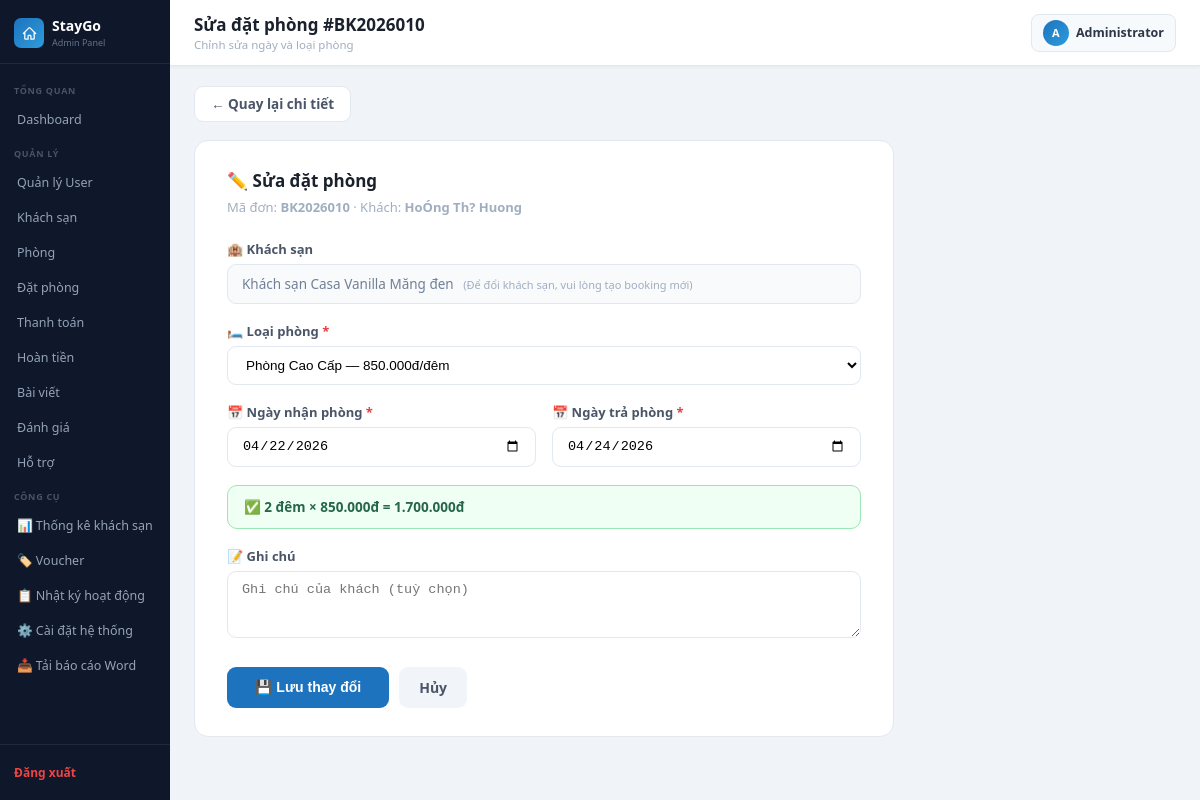
/admin_lvhuy_kontum/booking_edit.php?id=55 (signed in), run on the app's committed database.
### tables this page shows
CREATE TABLE `bookings` (
  `id` int(11) NOT NULL,
  `order_code` varchar(30) NOT NULL,
  `user_id` int(11) DEFAULT NULL,
  `room_id` int(11) DEFAULT NULL,
  `full_name` varchar(100) DEFAULT NULL,
  `email` varchar(100) DEFAULT NULL,
  `phone` varchar(20) DEFAULT NULL,
  `check_in` date DEFAULT NULL,
  `check_out` date DEFAULT NULL,
  `total_price` decimal(10,2) DEFAULT NULL,
  `payment_method` enum('bank','momo','vnpay','hotel','card') NOT NULL,
  `note` text DEFAULT NULL,
  `voucher_code` varchar(30) DEFAULT NULL,
  `discount_amount` decimal(10,2) NOT NULL DEFAULT 0.00,
  `status` varchar(20) NOT NULL DEFAULT 'pending',
  `created_at` timestamp NOT NULL DEFAULT current_timestamp(),
  `updated_at` timestamp NULL DEFAULT NULL ON UPDATE current_timestamp(),
  `refund_requested` tinyint(1) DEFAULT 0,
  `refund_requested_at` datetime DEFAULT NULL,
  `refund_amount` decimal(15,2) DEFAULT 0.00
);

CREATE TABLE `hotels` (
  `id` int(11) NOT NULL,
  `name` varchar(150) DEFAULT NULL,
  `address` varchar(255) DEFAULT NULL,
  `description` text DEFAULT NULL,
  `image` varchar(255) DEFAULT NULL,
  `created_at` timestamp NOT NULL DEFAULT current_timestamp(),
  `updated_at` timestamp NULL DEFAULT NULL ON UPDATE current_timestamp(),
  `location_id` int(11) DEFAULT NULL,
  `rating` decimal(2,1) DEFAULT 0.0,
  `review_text` varchar(50) DEFAULT NULL,
  `review_count` int(11) DEFAULT 0,
  `price` int(11) DEFAULT NULL,
  `old_price` int(11) DEFAULT NULL,
  `checkin_time` varchar(10) DEFAULT '14:00',
  `checkout_time` varchar(10) DEFAULT '12:00',
  `is_active` tinyint(1) DEFAULT 0,
  `is_weekend_deal` tinyint(1) NOT NULL DEFAULT 0,
  `star_category` tinyint(1) NOT NULL DEFAULT 3 COMMENT '1-5 sao (hang khach san)'
);

CREATE TABLE `rooms` (
  `id` int(11) NOT NULL,
  `hotel_id` int(11) DEFAULT NULL,
  `room_name` varchar(100) DEFAULT NULL,
  `bed_type` varchar(100) DEFAULT NULL,
  `price` decimal(10,2) DEFAULT NULL,
  `quantity` int(11) DEFAULT NULL,
  `is_active` tinyint(1) NOT NULL DEFAULT 1,
  `description` text DEFAULT NULL,
  `max_guests` int(11) NOT NULL DEFAULT 2,
  `created_at` timestamp NOT NULL DEFAULT current_timestamp(),
  `updated_at` timestamp NULL DEFAULT NULL ON UPDATE current_timestamp(),
  `image` varchar(255) DEFAULT NULL
);

### admin_lvhuy_kontum/booking_edit.php (the view, shortened to what this page needs)
<?php
include("../config/database.php");
$id = isset($_GET['id']) ? (int)$_GET['id'] : 0;
$booking = $conn->query("
    SELECT b.*, r.room_name, r.hotel_id, h.name AS hotel_name
    FROM bookings b
    LEFT JOIN rooms  r ON b.room_id  = r.id
    LEFT JOIN hotels h ON r.hotel_id = h.id
    WHERE b.id = $id
")->fetch_assoc();
$hotel_id    = (int)($booking['hotel_id'] ?? 0);
$rooms_list  = $hotel_id
    ? $conn->query("SELECT r.id, r.room_name, r.price FROM rooms r WHERE r.hotel_id = $hotel_id ORDER BY r.price ASC")->fetch_all(MYSQLI_ASSOC)
    : [];
$page_title    = 'Sửa đặt phòng #' . htmlspecialchars($booking['order_code']);
$page_subtitle = 'Chỉnh sửa ngày và loại phòng';
include("../includes/admin_header.php");
?>
<div style="margin-bottom:18px">
    <a href="booking_detail.php?id=<?= $id ?>" style="display:inline-flex;align-items:center;gap:6px;color:#4a5568;text-decoration:none;font-size:13.5px;font-weight:600;
       padding:8px 16px;border:1.5px solid #e2e8f0;border-radius:9px;background:#fff"
       onmouseover="this.style.background='#f8fafc'" onmouseout="this.style.background='#fff'">
        ← Quay lại chi tiết
    </a>
</div>
<div style="max-width:700px">
    <div style="background:#fff;border-radius:14px;border:1.5px solid #e2e8f0;padding:28px 32px">
        <h2 style="font-size:17px;font-weight:800;color:#1a202c;margin:0 0 6px">✏️ Sửa đặt phòng</h2>
        <p style="font-size:13px;color:#a0aec0;margin:0 0 24px">Mã đơn: <strong><?= htmlspecialchars($booking['order_code']) ?></strong> · Khách: <strong><?= htmlspecialchars($booking['full_name']) ?></strong></p>
        <form method="POST">
            <div style="margin-bottom:18px">
                <label style="display:block;font-size:13px;font-weight:700;color:#4a5568;margin-bottom:6px">🏨 Khách sạn</label>
                <div style="padding:10px 14px;background:#f8fafc;border:1.5px solid #e2e8f0;border-radius:9px;font-size:13.5px;color:#718096">
                    <?= htmlspecialchars($booking['hotel_name'] ?? '—') ?>
                    <span style="font-size:11px;color:#a0aec0;margin-left:6px">(Để đổi khách sạn, vui lòng tạo booking mới)</span>
                </div>
            </div>
            <div style="margin-bottom:18px">
                <label style="display:block;font-size:13px;font-weight:700;color:#4a5568;margin-bottom:6px">🛏️ Loại phòng <span style="color:#e53e3e">*</span></label>
                <?php if (empty($rooms_list)): ?>
                    <div style="color:#c53030;font-size:13px">Không tìm thấy phòng nào cho khách sạn này.</div>
                <?php else: ?>
                <select name="room_id" id="room_id"
                    style="width:100%;padding:10px 14px;border:1.5px solid #e2e8f0;border-radius:9px;font-size:13.5px;background:#fff"
                    onchange="updatePrice()">
                    <?php foreach ($rooms_list as $r): ?>
                    <option value="<?= $r['id'] ?>"
                            data-price="<?= $r['price'] ?>"
                            <?= $r['id'] == $booking['room_id'] ? 'selected' : '' ?>>
                        <?= htmlspecialchars($r['room_name']) ?> — <?= number_format($r['price'], 0, ',', '.') ?>đ/đêm
                    </option>
                    <?php endforeach; ?>
                </select>
                <?php endif; ?>
            </div>
            <div style="display:grid;grid-template-columns:1fr 1fr;gap:16px;margin-bottom:18px">
                <div>
                    <label style="display:block;font-size:13px;font-weight:700;color:#4a5568;margin-bottom:6px">📅 Ngày nhận phòng <span style="color:#e53e3e">*</span></label>
                    <input type="date" name="check_in" id="check_in"
                        value="<?= htmlspecialchars($_POST['check_in'] ?? $booking['check_in'] ?? '') ?>"
                        style="width:100%;padding:10px 14px;border:1.5px solid #e2e8f0;border-radius:9px;font-size:13.5px;box-sizing:border-box"
                        onchange="updatePrice()">
                </div>
                <div>
                    <label style="display:block;font-size:13px;font-weight:700;color:#4a5568;margin-bottom:6px">📅 Ngày trả phòng <span style="color:#e53e3e">*</span></label>
                    <input type="date" name="check_out" id="check_out"
                        value="<?= htmlspecialchars($_POST['check_out'] ?? $booking['check_out'] ?? '') ?>"
                        style="width:100%;padding:10px 14px;border:1.5px solid #e2e8f0;border-radius:9px;font-size:13.5px;box-sizing:border-box"
                        onchange="updatePrice()">
                </div>
            </div>
            <div id="price-preview" style="background:#f0fff4;border:1.5px solid #9ae6b4;border-radius:10px;padding:12px 16px;margin-bottom:18px;font-size:13.5px;color:#276749;font-weight:600">
            </div>
            <div style="margin-bottom:24px">
                <label style="display:block;font-size:13px;font-weight:700;color:#4a5568;margin-bottom:6px">📝 Ghi chú</label>
                <textarea name="note" rows="3"
                    style="width:100%;padding:10px 14px;border:1.5px solid #e2e8f0;border-radius:9px;font-size:13.5px;resize:vertical;box-sizing:border-box"
                    placeholder="Ghi chú của khách (tuỳ chọn)"><?= htmlspecialchars($_POST['note'] ?? $booking['note'] ?? '') ?></textarea>
            </div>
            <div style="display:flex;gap:10px">
                <button type="submit"
                    style="padding:11px 28px;background:#1e73be;color:#fff;border:none;border-radius:9px;font-size:14px;font-weight:700;cursor:pointer"
                    onmouseover="this.style.background='#1558a8'" onmouseout="this.style.background='#1e73be'">
                    💾 Lưu thay đổi
                </button>
                <a href="booking_detail.php?id=<?= $id ?>"
                   style="padding:11px 20px;background:#f1f5f9;color:#4a5568;border-radius:9px;font-size:14px;font-weight:600;text-decoration:none">
                    Hủy
                </a>
            </div>
        </form>
    </div>
</div>
<?php include("../includes/admin_footer.php"); ?>

### includes/admin_header.php (shortened to what this page needs)
<?php
$current_page = basename($_SERVER['PHP_SELF']);
$admin_name   = htmlspecialchars($_SESSION['admin_name'] ?? 'Admin');
$admin_avatar = strtoupper(mb_substr($_SESSION['admin_name'] ?? 'A', 0, 1));
?>
<!DOCTYPE html>
<html lang="vi">
<head>
    <link rel="stylesheet" href="/tour_khach_san_project/assets/css/admin.css">
</head>
<body>
<div class="admin-wrapper">
<aside class="sidebar">
    <div class="sidebar-brand">
        <div class="brand-icon">
        </div>
        <div>
            <h2>StayGo</h2>
            <span>Admin Panel</span>
        </div>
    </div>
    <nav class="sidebar-menu">
        <div class="menu-label">Tổng quan</div>
        <a href="/tour_khach_san_project/admin_lvhuy_kontum/dashboard.php"
           class="<?= $current_page === 'dashboard.php' ? 'active' : '' ?>">
            Dashboard
        </a>
        <div class="menu-label">Quản lý</div>
        <a href="/tour_khach_san_project/admin_lvhuy_kontum/users.php"
           class="<?= $current_page === 'users.php' ? 'active' : '' ?>">
            Quản lý User
        </a>
        <a href="/tour_khach_san_project/admin_lvhuy_kontum/hotels.php"
           class="<?= $current_page === 'hotels.php' ? 'active' : '' ?>">
            Khách sạn
        </a>
        <a href="/tour_khach_san_project/admin_lvhuy_kontum/rooms.php"
           class="<?= $current_page === 'rooms.php' ? 'active' : '' ?>">
            Phòng
        </a>
        <a href="/tour_khach_san_project/admin_lvhuy_kontum/bookings.php"
           class="<?= $current_page === 'bookings.php' ? 'active' : '' ?>">
            Đặt phòng
        </a>
        <a href="/tour_khach_san_project/admin_lvhuy_kontum/payments.php"
           class="<?= $current_page === 'payments.php' ? 'active' : '' ?>">
            Thanh toán
        </a>
        <a href="/tour_khach_san_project/admin_lvhuy_kontum/refund_requests.php"
           class="<?= $current_page === 'refund_requests.php' ? 'active' : '' ?>">
            Hoàn tiền
        </a>
        <a href="/tour_khach_san_project/admin_lvhuy_kontum/blog_list.php"
           class="<?= in_array($current_page, ['blog_list.php', 'blog_form.php']) ? 'active' : '' ?>">
            Bài viết
        </a>
        <a href="/tour_khach_san_project/admin_lvhuy_kontum/reviews.php"
           class="<?= $current_page === 'reviews.php' ? 'active' : '' ?>">
            Đánh giá
        </a>
        <a href="/tour_khach_san_project/admin_lvhuy_kontum/support_requests.php"
           class="<?= $current_page === 'support_requests.php' ? 'active' : '' ?>">
            Hỗ trợ
        </a>
        <div class="menu-label">Công cụ</div>
        <a href="/tour_khach_san_project/admin_lvhuy_kontum/hotel_stats.php"
           class="<?= $current_page === 'hotel_stats.php' ? 'active' : '' ?>">
            📊 Thống kê khách sạn
        </a>
        <a href="/tour_khach_san_project/admin_lvhuy_kontum/vouchers.php"
           class="<?= $current_page === 'vouchers.php' ? 'active' : '' ?>">
            🏷️ Voucher
        </a>
        <a href="/tour_khach_san_project/admin_lvhuy_kontum/activity_log.php"
           class="<?= $current_page === 'activity_log.php' ? 'active' : '' ?>">
            📋 Nhật ký hoạt động
        </a>
        <a href="/tour_khach_san_project/admin_lvhuy_kontum/site_settings.php"
           class="<?= $current_page === 'site_settings.php' ? 'active' : '' ?>">
            ⚙️ Cài đặt hệ thống
        </a>
        <a href="/tour_khach_san_project/download_report.php" target="_blank">
            📥 Tải báo cáo Word
        </a>
    </nav>
    <div class="sidebar-footer">
        <a href="/tour_khach_san_project/auth/logout_admin.php">
            Đăng xuất
        </a>
    </div>
</aside>
<div class="main">
    <div class="topbar">
        <div class="topbar-left">
            <h1><?= $page_title ?? 'Admin' ?></h1>
            <p><?= $page_subtitle ?? date('d/m/Y') ?></p>
        </div>
        <div class="topbar-right">
            <div class="topbar-admin">
                <div class="admin-avatar"><?= $admin_avatar ?></div>
                <?= $admin_name ?>
            </div>
        </div>
    </div>
    <div class="content">

### assets/css/admin.css (style rules this page uses)
*, *::before, *::after { box-sizing: border-box; margin: 0; padding: 0; }
body { font-family: 'Segoe UI', Arial, sans-serif; background: #f0f4f8; color: #1a202c; }
svg { display: inline-block; vertical-align: middle; overflow: hidden; flex-shrink: 0; }
.admin-wrapper { display: flex; min-height: 100vh; }
.sidebar { width: 170px; flex-shrink: 0; background: #0f172a; display: flex; flex-direction: column; position: fixed; top: 0; left: 0; height: 100vh; z-index: 100; overflow-y: auto; overflow-x: hidden; }
.sidebar-brand { padding: 18px 14px 14px; border-bottom: 1px solid #1e293b; display: flex; align-items: center; gap: 8px; }
.sidebar-brand .brand-icon { width: 30px; height: 30px; border-radius: 7px; background: linear-gradient(135deg, #1e73be, #2d9cdb); display: flex; align-items: center; justify-content: center; flex-shrink: 0; }
.sidebar-brand .brand-icon svg { width: 15px; height: 15px; }
.sidebar-brand h2 { font-size: 14px; font-weight: 700; color: #fff; line-height: 1.2; }
.sidebar-brand span { font-size: 9px; color: #64748b; display: block; margin-top: 1px; }
.sidebar-menu { padding: 10px 0; flex: 1; }
.menu-label { font-size: 9px; font-weight: 700; text-transform: uppercase; letter-spacing: .7px; color: #475569; padding: 10px 14px 5px; }
.sidebar a { display: flex; align-items: center; gap: 8px; padding: 9px 14px; color: #94a3b8; text-decoration: none; font-size: 12.5px; font-weight: 500; border-left: 3px solid transparent; transition: all .18s; white-space: nowrap; overflow: hidden; }
.sidebar-footer { padding: 12px 14px; border-top: 1px solid #1e293b; }
.sidebar-footer a { display: flex; align-items: center; gap: 7px; color: #ef4444; font-size: 12px; text-decoration: none; padding: 7px 0; font-weight: 600; border-left: none !important; background: none !important; }
.main { flex: 1; margin-left: 170px; display: flex; flex-direction: column; min-height: 100vh; min-width: 0; }
.topbar { background: #fff; padding: 13px 24px; border-bottom: 1px solid #e2e8f0; display: flex; align-items: center; justify-content: space-between; position: sticky; top: 0; z-index: 50; box-shadow: 0 1px 4px rgba(0,0,0,.06); }
.topbar-left h1 { font-size: 17px; font-weight: 700; color: #1a202c; }
.topbar-left p { font-size: 11.5px; color: #a0aec0; margin-top: 1px; }
.topbar-right { display: flex; align-items: center; gap: 12px; }
.topbar-admin { display: flex; align-items: center; gap: 7px; background: #f7fafc; border: 1px solid #e2e8f0; border-radius: 8px; padding: 5px 11px; font-size: 12.5px; font-weight: 600; color: #2d3748; }
.admin-avatar { width: 26px; height: 26px; border-radius: 50%; background: linear-gradient(135deg, #1e73be, #2d9cdb); color: #fff; font-size: 11px; font-weight: 700; display: flex; align-items: center; justify-content: center; flex-shrink: 0; }
.content { padding: 20px 24px; flex: 1; min-height: 0; }

### data on the page
bookings: order_code "Sửa đặt phòng #BK2026010", order_code "BK2026010", full_name "HoÓng Th? Huong", hotels.name "Khách sạn Casa Vanilla Măng đen", room_id "Phòng Cao Cấp — 850.000đ/đêm", check_in "04/22/2026", check_out "04/24/2026"

### other printed values
$page_subtitle "Chỉnh sửa ngày và loại phòng"
$admin_avatar "A"
$admin_name "Administrator"
